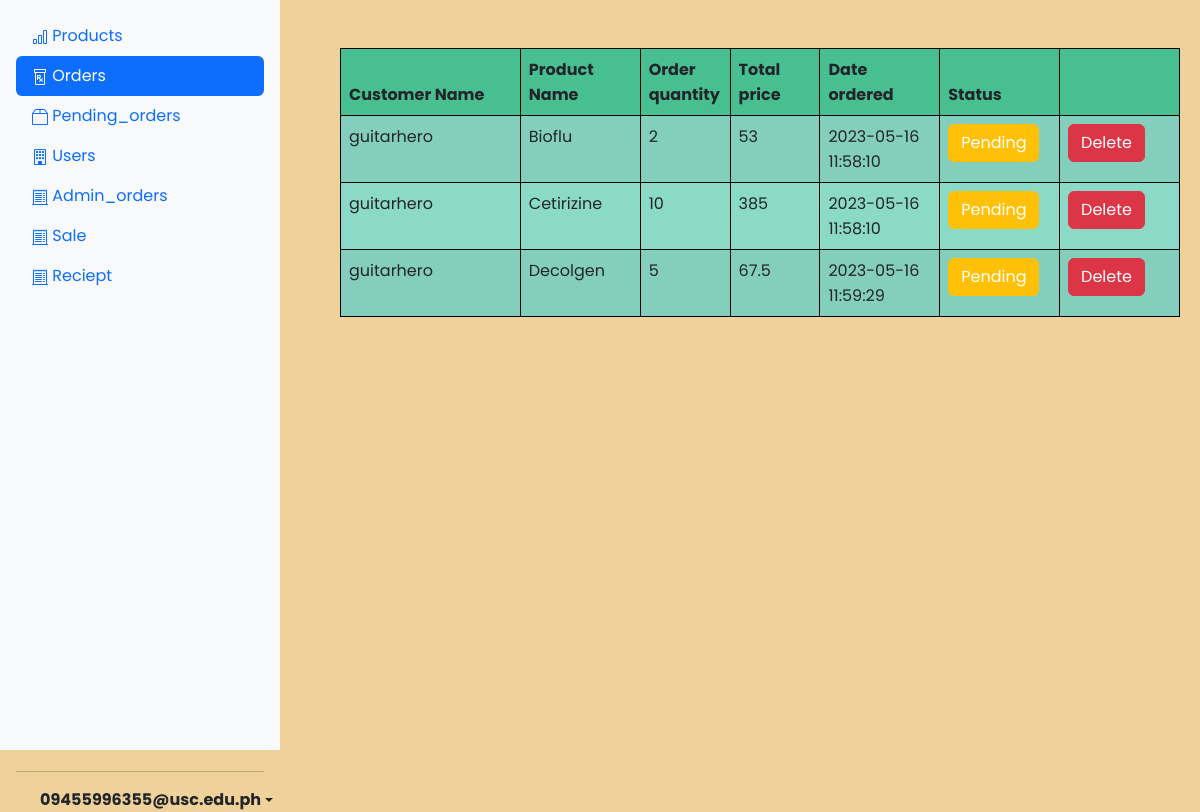
/admin_orders.php (signed in), run on the app's committed database.
### tables this page shows
CREATE TABLE `orders` (
  `orders_id` int(11) NOT NULL,
  `product_id` int(11) NOT NULL,
  `users_id` int(11) NOT NULL,
  `order_quantity` int(11) NOT NULL,
  `total_price` float NOT NULL,
  `date_ordered` datetime NOT NULL,
  `status` enum('Partial','Pending','Ready') NOT NULL DEFAULT 'Partial'
);

CREATE TABLE `users` (
  `id` int(10) NOT NULL,
  `email` varchar(50) NOT NULL,
  `username` varchar(50) NOT NULL,
  `password` varchar(250) NOT NULL,
  `registration` timestamp NOT NULL DEFAULT current_timestamp(),
  `usertype` enum('Customer','Admin') DEFAULT 'Customer'
);

CREATE TABLE `products` (
  `product_id` int(11) NOT NULL,
  `name` varchar(250) NOT NULL,
  `description` varchar(250) NOT NULL,
  `quantity` int(11) NOT NULL,
  `availability` enum('Available','Unavailable') NOT NULL DEFAULT 'Unavailable',
  `product_price` float NOT NULL
);

### admin_orders.php (the view, shortened to what this page needs)
<?php
include("sidenav.php");
$host = "localhost";
$user = "root";
$pass = "";
$db = "pharmacy_inventory_db";
$conn = mysqli_connect($host, $user, $pass, $db);
$pending = "Pending";
$ready = "Ready";
$sql = "SELECT `orders_id`, `product_id`, `users_id`, `order_quantity`, `total_price`, `date_ordered`, `status` FROM `orders` WHERE `status` = '$pending' OR `status` = '$ready'";
$result = $conn->query($sql);
?>
<!DOCTYPE html>
<html lang="en">
<head>
    <link rel="stylesheet" href="css\style(code).css" />
    <link href="css/bootstrap.min.css" rel="stylesheet">
    <link rel="stylesheet" href="https://cdnjs.cloudflare.com/ajax/libs/font-awesome/5.15.4/css/all.min.css" />
</head>
<body>
    <br><br>
    <table class="table table-striped" style="width: 70%; margin-left: 340px;">
        <thead>
            <tr>
                <th scope="col" style="width: 15%">Customer Name</th>
                <th scope="col" style="width: 10%">Product Name</th>
                <th scope="col" style="width: 7.5%">Order quantity</th>
                <th scope="col" style="width: 7.5%">Total price</th>
                <th scope="col" style="width: 10%">Date ordered</th>
                <th scope="col" style="width: 10%">Status</th>
                <th scope="col" style="width: 10%"></th>
            </tr>
        </thead>
        <tbody>
            <?php
            if ($result->num_rows > 0) {
                while ($row = $result->fetch_assoc()) {
                    $temp = $row["product_id"];
                    $pname_query = "SELECT `name` FROM `products` WHERE `product_id` = $temp";
                    $pname_result = $conn->query($pname_query);
                    $pname_row = $pname_result->fetch_assoc();
                    $pname = $pname_row['name'];
                    $temp2 = $row["users_id"];
                    $uname_query = "SELECT `username` FROM `users` WHERE `id` = $temp2";
                    $uname_result = $conn->query($uname_query);
                    $uname_row = $uname_result->fetch_assoc();
                    $uname = $uname_row['username'];
                    echo "<tr>
        <form action='" . $_SERVER['PHP_SELF'] . "' method='POST'>
        <td>" . $uname . "</td>
        <td>" . $pname . "</td>
        <td>" . $row["order_quantity"] . "</td>
        <td>" . $row["total_price"] . "</td>
        <td>" . $row["date_ordered"] . "</td>
        <td>";
                    if ($row["status"] == "Ready") {
                        echo "<button type='submit' class='btn btn-info' style='color:#FFF;' name='ready' value='" . $row["orders_id"] . "'>Ready</button>";
                    } else {
                        echo "<button type='submit' class='btn btn-warning' style='color:#FFF;' name='pending' value='" . $row["orders_id"] . "'>Pending</button>";
                    }
                    echo "</td>
        <td>
        <input type='hidden' name='orders_id' value='" . $row["orders_id"] . "'>
        <button type='submit' class='btn btn-danger' name='delete' value='" . $row["orders_id"] . "'>Delete</button></td>
        </form>
        </tr>";
                }
            } else {
                echo "<tr><td colspan='8' style='text-align:center;'>No products available</td></tr>";
            }
            ?>
    </table>
</body>
</html>

### css/style(code).css (style rules this page uses)
* { margin: 0; padding: 0; font-family: "Poppins", sans-serif; }
body { background: linear-gradient(to bottom, rgba(239, 209, 154, 1) 0%, rgba(239, 209, 154, 1) 100%); }
table { position: relative; background-color: #8BD9C7; margin-left:auto; margin-right:auto; border-collapse: collapse; table-layout: fixed; margin: 0 auto; }
thead { background-color: #48BF91; }

### admin_orders.php (style rules this page uses)
th, td { border: 1px solid black; padding: 8px; text-align: left; }

### data on the page
orders: users.username "guitarhero", product.name "Bioflu", order_quantity "2", total_price "53", date_ordered "2023-05-16 11:58:10", $row["orders_id"] 223 (drawn)
orders: users.username "guitarhero", product.name "Cetirizine", order_quantity "10", total_price "385", date_ordered "2023-05-16 11:58:10", $row["orders_id"] 224 (drawn)
orders: users.username "guitarhero", product.name "Decolgen", order_quantity "5", total_price "67.5", date_ordered "2023-05-16 11:59:29", $row["orders_id"] 231 (drawn)

### other printed values
$_SESSION['email'] "09455996355@usc.edu.ph"
